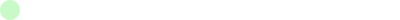
Frame 1 (no input)
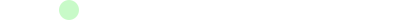
Frame 60 (the mouse pressed at the canvas centre just before this capture)
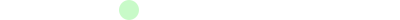
Frame 120 (the mouse held since frame 60 and released just before this capture)

The Processing sketch that drew these frames (run headless with seeded random() and noise(); from frame 60 on, the mouse is pressed at the canvas centre):

// Processing sketch: rightToLeftMotion_pde
// ── rightToLeftMotion_pde.pde
void  setup(){
  size(400,20);
  smooth();
  noStroke();
  fill(200,250,200);
  ellipseMode(CORNER);
  frameRate(30);
}

int d = 20,x = 0, vx = 1;
void draw(){
  background(255);
  ellipse(x,0,d,d);//draw the ball at time t
  x += vx; //caluculate the position at time(t +1)
  if(x > width) x =0; 
  }
